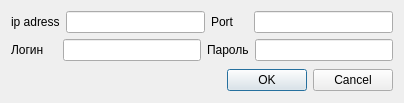
<?xml version="1.0" encoding="UTF-8"?>
<ui version="4.0">
 <class>Dialog_addCamera</class>
 <widget class="QWidget" name="Dialog_addCamera">
  <property name="geometry">
   <rect>
    <x>0</x>
    <y>0</y>
    <width>400</width>
    <height>103</height>
   </rect>
  </property>
  <property name="windowTitle">
   <string>Form</string>
  </property>
  <layout class="QVBoxLayout" name="verticalLayout">
   <item>
    <layout class="QHBoxLayout" name="horizontalLayout">
     <item>
      <widget class="QLabel" name="label">
       <property name="sizePolicy">
        <sizepolicy hsizetype="Maximum" vsizetype="Maximum">
         <horstretch>0</horstretch>
         <verstretch>0</verstretch>
        </sizepolicy>
       </property>
       <property name="text">
        <string>ip adress</string>
       </property>
      </widget>
     </item>
     <item>
      <widget class="QLineEdit" name="le_ipadress">
       <property name="sizePolicy">
        <sizepolicy hsizetype="Expanding" vsizetype="Fixed">
         <horstretch>0</horstretch>
         <verstretch>0</verstretch>
        </sizepolicy>
       </property>
      </widget>
     </item>
     <item>
      <widget class="QLabel" name="label_2">
       <property name="sizePolicy">
        <sizepolicy hsizetype="Maximum" vsizetype="Maximum">
         <horstretch>0</horstretch>
         <verstretch>0</verstretch>
        </sizepolicy>
       </property>
       <property name="minimumSize">
        <size>
         <width>37</width>
         <height>0</height>
        </size>
       </property>
       <property name="text">
        <string>Port</string>
       </property>
      </widget>
     </item>
     <item>
      <widget class="QLineEdit" name="le_port">
       <property name="minimumSize">
        <size>
         <width>128</width>
         <height>0</height>
        </size>
       </property>
      </widget>
     </item>
    </layout>
   </item>
   <item>
    <layout class="QHBoxLayout" name="horizontalLayout_6">
     <item>
      <widget class="QLabel" name="label_3">
       <property name="sizePolicy">
        <sizepolicy hsizetype="Maximum" vsizetype="Maximum">
         <horstretch>0</horstretch>
         <verstretch>0</verstretch>
        </sizepolicy>
       </property>
       <property name="minimumSize">
        <size>
         <width>43</width>
         <height>0</height>
        </size>
       </property>
       <property name="text">
        <string>Логин    </string>
       </property>
      </widget>
     </item>
     <item>
      <widget class="QLineEdit" name="le_login">
       <property name="sizePolicy">
        <sizepolicy hsizetype="Expanding" vsizetype="Fixed">
         <horstretch>0</horstretch>
         <verstretch>0</verstretch>
        </sizepolicy>
       </property>
       <property name="minimumSize">
        <size>
         <width>137</width>
         <height>0</height>
        </size>
       </property>
       <property name="maximumSize">
        <size>
         <width>146</width>
         <height>16777215</height>
        </size>
       </property>
      </widget>
     </item>
     <item>
      <widget class="QLabel" name="label_4">
       <property name="sizePolicy">
        <sizepolicy hsizetype="Maximum" vsizetype="Maximum">
         <horstretch>0</horstretch>
         <verstretch>0</verstretch>
        </sizepolicy>
       </property>
       <property name="text">
        <string>Пароль</string>
       </property>
      </widget>
     </item>
     <item>
      <widget class="QLineEdit" name="le_password"/>
     </item>
    </layout>
   </item>
   <item>
    <spacer name="verticalSpacer">
     <property name="orientation">
      <enum>Qt::Vertical</enum>
     </property>
     <property name="sizeHint" stdset="0">
      <size>
       <width>20</width>
       <height>0</height>
      </size>
     </property>
    </spacer>
   </item>
   <item>
    <widget class="QDialogButtonBox" name="buttonBox">
     <property name="minimumSize">
      <size>
       <width>382</width>
       <height>23</height>
      </size>
     </property>
     <property name="maximumSize">
      <size>
       <width>382</width>
       <height>23</height>
      </size>
     </property>
     <property name="orientation">
      <enum>Qt::Horizontal</enum>
     </property>
     <property name="standardButtons">
      <set>QDialogButtonBox::Cancel|QDialogButtonBox::Ok</set>
     </property>
    </widget>
   </item>
  </layout>
 </widget>
 <resources/>
 <connections/>
</ui>
